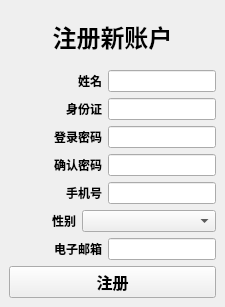
<?xml version="1.0" encoding="UTF-8"?>
<ui version="4.0">
 <class>RegisterUI</class>
 <widget class="QMainWindow" name="RegisterUI">
  <property name="enabled">
   <bool>true</bool>
  </property>
  <property name="geometry">
   <rect>
    <x>0</x>
    <y>0</y>
    <width>225</width>
    <height>307</height>
   </rect>
  </property>
  <property name="sizePolicy">
   <sizepolicy hsizetype="Fixed" vsizetype="Fixed">
    <horstretch>0</horstretch>
    <verstretch>0</verstretch>
   </sizepolicy>
  </property>
  <property name="windowTitle">
   <string>注册账户</string>
  </property>
  <property name="animated">
   <bool>true</bool>
  </property>
  <widget class="QWidget" name="centralwidget">
   <layout class="QVBoxLayout" name="verticalLayout_2">
    <item>
     <layout class="QVBoxLayout" name="verticalLayout">
      <item>
       <widget class="QLabel" name="UITitle">
        <property name="enabled">
         <bool>true</bool>
        </property>
        <property name="sizePolicy">
         <sizepolicy hsizetype="Minimum" vsizetype="Minimum">
          <horstretch>0</horstretch>
          <verstretch>0</verstretch>
         </sizepolicy>
        </property>
        <property name="font">
         <font>
          <pointsize>18</pointsize>
          <weight>75</weight>
          <bold>true</bold>
         </font>
        </property>
        <property name="text">
         <string>注册新账户</string>
        </property>
        <property name="alignment">
         <set>Qt::AlignCenter</set>
        </property>
       </widget>
      </item>
      <item>
       <layout class="QHBoxLayout" name="HName" stretch="0,0">
        <item>
         <widget class="QLabel" name="Name">
          <property name="sizePolicy">
           <sizepolicy hsizetype="Minimum" vsizetype="Maximum">
            <horstretch>0</horstretch>
            <verstretch>0</verstretch>
           </sizepolicy>
          </property>
          <property name="font">
           <font>
            <weight>75</weight>
            <bold>true</bold>
           </font>
          </property>
          <property name="toolTipDuration">
           <number>-1</number>
          </property>
          <property name="layoutDirection">
           <enum>Qt::LeftToRight</enum>
          </property>
          <property name="lineWidth">
           <number>1</number>
          </property>
          <property name="text">
           <string>姓名</string>
          </property>
          <property name="scaledContents">
           <bool>false</bool>
          </property>
          <property name="alignment">
           <set>Qt::AlignRight|Qt::AlignTrailing|Qt::AlignVCenter</set>
          </property>
          <property name="margin">
           <number>0</number>
          </property>
          <property name="indent">
           <number>0</number>
          </property>
         </widget>
        </item>
        <item>
         <widget class="QLineEdit" name="InName">
          <property name="sizePolicy">
           <sizepolicy hsizetype="Minimum" vsizetype="Fixed">
            <horstretch>0</horstretch>
            <verstretch>0</verstretch>
           </sizepolicy>
          </property>
          <property name="alignment">
           <set>Qt::AlignLeading|Qt::AlignLeft|Qt::AlignVCenter</set>
          </property>
         </widget>
        </item>
       </layout>
      </item>
      <item>
       <layout class="QHBoxLayout" name="HCard" stretch="0,0">
        <item>
         <widget class="QLabel" name="CardID">
          <property name="sizePolicy">
           <sizepolicy hsizetype="Minimum" vsizetype="Maximum">
            <horstretch>0</horstretch>
            <verstretch>0</verstretch>
           </sizepolicy>
          </property>
          <property name="font">
           <font>
            <weight>75</weight>
            <bold>true</bold>
           </font>
          </property>
          <property name="layoutDirection">
           <enum>Qt::LeftToRight</enum>
          </property>
          <property name="text">
           <string>身份证</string>
          </property>
          <property name="scaledContents">
           <bool>false</bool>
          </property>
          <property name="alignment">
           <set>Qt::AlignRight|Qt::AlignTrailing|Qt::AlignVCenter</set>
          </property>
          <property name="margin">
           <number>0</number>
          </property>
          <property name="indent">
           <number>0</number>
          </property>
         </widget>
        </item>
        <item>
         <widget class="QLineEdit" name="InCardID">
          <property name="sizePolicy">
           <sizepolicy hsizetype="Minimum" vsizetype="Fixed">
            <horstretch>0</horstretch>
            <verstretch>0</verstretch>
           </sizepolicy>
          </property>
          <property name="alignment">
           <set>Qt::AlignLeading|Qt::AlignLeft|Qt::AlignVCenter</set>
          </property>
         </widget>
        </item>
       </layout>
      </item>
      <item>
       <layout class="QHBoxLayout" name="HPasssword">
        <item>
         <widget class="QLabel" name="Password">
          <property name="sizePolicy">
           <sizepolicy hsizetype="Minimum" vsizetype="Maximum">
            <horstretch>0</horstretch>
            <verstretch>0</verstretch>
           </sizepolicy>
          </property>
          <property name="font">
           <font>
            <weight>75</weight>
            <bold>true</bold>
           </font>
          </property>
          <property name="layoutDirection">
           <enum>Qt::LeftToRight</enum>
          </property>
          <property name="text">
           <string>登录密码</string>
          </property>
          <property name="scaledContents">
           <bool>false</bool>
          </property>
          <property name="alignment">
           <set>Qt::AlignRight|Qt::AlignTrailing|Qt::AlignVCenter</set>
          </property>
          <property name="margin">
           <number>0</number>
          </property>
          <property name="indent">
           <number>0</number>
          </property>
         </widget>
        </item>
        <item>
         <widget class="QLineEdit" name="InPassword">
          <property name="sizePolicy">
           <sizepolicy hsizetype="Minimum" vsizetype="Fixed">
            <horstretch>0</horstretch>
            <verstretch>0</verstretch>
           </sizepolicy>
          </property>
          <property name="inputMethodHints">
           <set>Qt::ImhNone</set>
          </property>
          <property name="alignment">
           <set>Qt::AlignLeading|Qt::AlignLeft|Qt::AlignVCenter</set>
          </property>
         </widget>
        </item>
       </layout>
      </item>
      <item>
       <layout class="QHBoxLayout" name="HRePassword">
        <item>
         <widget class="QLabel" name="RePassword">
          <property name="sizePolicy">
           <sizepolicy hsizetype="Minimum" vsizetype="Maximum">
            <horstretch>0</horstretch>
            <verstretch>0</verstretch>
           </sizepolicy>
          </property>
          <property name="font">
           <font>
            <weight>75</weight>
            <bold>true</bold>
           </font>
          </property>
          <property name="layoutDirection">
           <enum>Qt::LeftToRight</enum>
          </property>
          <property name="text">
           <string>确认密码</string>
          </property>
          <property name="scaledContents">
           <bool>false</bool>
          </property>
          <property name="alignment">
           <set>Qt::AlignRight|Qt::AlignTrailing|Qt::AlignVCenter</set>
          </property>
          <property name="margin">
           <number>0</number>
          </property>
          <property name="indent">
           <number>0</number>
          </property>
         </widget>
        </item>
        <item>
         <widget class="QLineEdit" name="ReInPassword">
          <property name="sizePolicy">
           <sizepolicy hsizetype="Minimum" vsizetype="Fixed">
            <horstretch>0</horstretch>
            <verstretch>0</verstretch>
           </sizepolicy>
          </property>
          <property name="inputMethodHints">
           <set>Qt::ImhNone</set>
          </property>
          <property name="alignment">
           <set>Qt::AlignLeading|Qt::AlignLeft|Qt::AlignVCenter</set>
          </property>
         </widget>
        </item>
       </layout>
      </item>
      <item>
       <layout class="QHBoxLayout" name="HPhone">
        <item>
         <widget class="QLabel" name="Phone">
          <property name="sizePolicy">
           <sizepolicy hsizetype="Minimum" vsizetype="Maximum">
            <horstretch>0</horstretch>
            <verstretch>0</verstretch>
           </sizepolicy>
          </property>
          <property name="font">
           <font>
            <weight>75</weight>
            <bold>true</bold>
           </font>
          </property>
          <property name="layoutDirection">
           <enum>Qt::LeftToRight</enum>
          </property>
          <property name="text">
           <string>手机号</string>
          </property>
          <property name="scaledContents">
           <bool>false</bool>
          </property>
          <property name="alignment">
           <set>Qt::AlignRight|Qt::AlignTrailing|Qt::AlignVCenter</set>
          </property>
          <property name="margin">
           <number>0</number>
          </property>
          <property name="indent">
           <number>0</number>
          </property>
         </widget>
        </item>
        <item>
         <widget class="QLineEdit" name="InPhone">
          <property name="sizePolicy">
           <sizepolicy hsizetype="Minimum" vsizetype="Fixed">
            <horstretch>0</horstretch>
            <verstretch>0</verstretch>
           </sizepolicy>
          </property>
          <property name="alignment">
           <set>Qt::AlignLeading|Qt::AlignLeft|Qt::AlignVCenter</set>
          </property>
         </widget>
        </item>
       </layout>
      </item>
      <item>
       <layout class="QHBoxLayout" name="HGender" stretch="1,2">
        <item>
         <widget class="QLabel" name="Gender">
          <property name="sizePolicy">
           <sizepolicy hsizetype="Minimum" vsizetype="Maximum">
            <horstretch>0</horstretch>
            <verstretch>0</verstretch>
           </sizepolicy>
          </property>
          <property name="font">
           <font>
            <weight>75</weight>
            <bold>true</bold>
           </font>
          </property>
          <property name="layoutDirection">
           <enum>Qt::LeftToRight</enum>
          </property>
          <property name="text">
           <string>性别</string>
          </property>
          <property name="scaledContents">
           <bool>false</bool>
          </property>
          <property name="alignment">
           <set>Qt::AlignRight|Qt::AlignTrailing|Qt::AlignVCenter</set>
          </property>
          <property name="margin">
           <number>0</number>
          </property>
          <property name="indent">
           <number>0</number>
          </property>
         </widget>
        </item>
        <item>
         <widget class="QComboBox" name="InGender">
          <property name="enabled">
           <bool>true</bool>
          </property>
          <item>
           <property name="text">
            <string/>
           </property>
          </item>
          <item>
           <property name="text">
            <string>男</string>
           </property>
          </item>
          <item>
           <property name="text">
            <string>女</string>
           </property>
          </item>
         </widget>
        </item>
       </layout>
      </item>
      <item>
       <layout class="QHBoxLayout" name="HEmail">
        <item>
         <widget class="QLabel" name="Email">
          <property name="sizePolicy">
           <sizepolicy hsizetype="Minimum" vsizetype="Maximum">
            <horstretch>0</horstretch>
            <verstretch>0</verstretch>
           </sizepolicy>
          </property>
          <property name="font">
           <font>
            <weight>75</weight>
            <bold>true</bold>
           </font>
          </property>
          <property name="layoutDirection">
           <enum>Qt::LeftToRight</enum>
          </property>
          <property name="text">
           <string>电子邮箱</string>
          </property>
          <property name="scaledContents">
           <bool>false</bool>
          </property>
          <property name="alignment">
           <set>Qt::AlignRight|Qt::AlignTrailing|Qt::AlignVCenter</set>
          </property>
          <property name="margin">
           <number>0</number>
          </property>
          <property name="indent">
           <number>0</number>
          </property>
         </widget>
        </item>
        <item>
         <widget class="QLineEdit" name="InEmail">
          <property name="sizePolicy">
           <sizepolicy hsizetype="Minimum" vsizetype="Fixed">
            <horstretch>0</horstretch>
            <verstretch>0</verstretch>
           </sizepolicy>
          </property>
          <property name="alignment">
           <set>Qt::AlignLeading|Qt::AlignLeft|Qt::AlignVCenter</set>
          </property>
         </widget>
        </item>
       </layout>
      </item>
      <item>
       <widget class="QPushButton" name="btRegister">
        <property name="sizePolicy">
         <sizepolicy hsizetype="Minimum" vsizetype="Fixed">
          <horstretch>0</horstretch>
          <verstretch>0</verstretch>
         </sizepolicy>
        </property>
        <property name="minimumSize">
         <size>
          <width>0</width>
          <height>0</height>
         </size>
        </property>
        <property name="font">
         <font>
          <pointsize>12</pointsize>
          <weight>75</weight>
          <bold>true</bold>
         </font>
        </property>
        <property name="layoutDirection">
         <enum>Qt::LeftToRight</enum>
        </property>
        <property name="autoFillBackground">
         <bool>false</bool>
        </property>
        <property name="text">
         <string>注册</string>
        </property>
        <property name="autoDefault">
         <bool>false</bool>
        </property>
       </widget>
      </item>
     </layout>
    </item>
   </layout>
  </widget>
 </widget>
 <tabstops>
  <tabstop>InName</tabstop>
  <tabstop>InCardID</tabstop>
  <tabstop>InPassword</tabstop>
  <tabstop>ReInPassword</tabstop>
  <tabstop>InPhone</tabstop>
  <tabstop>InGender</tabstop>
  <tabstop>InEmail</tabstop>
  <tabstop>btRegister</tabstop>
 </tabstops>
 <resources/>
 <connections/>
</ui>
